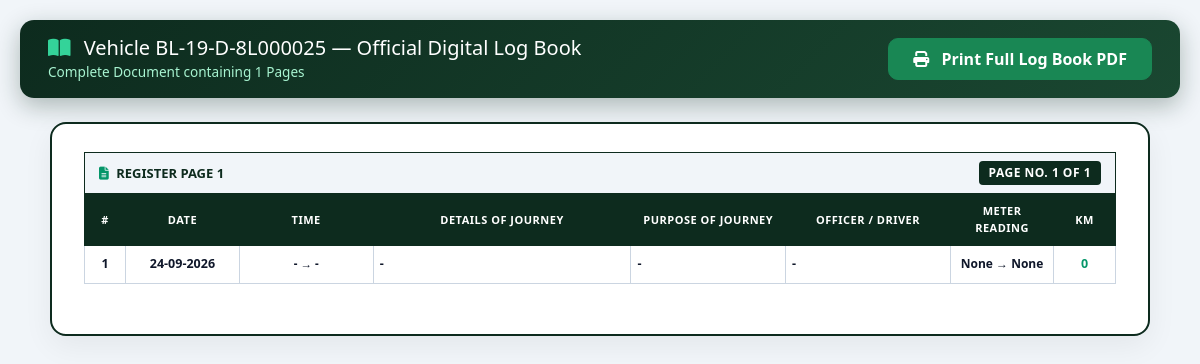
The app's page /logbook/vehicles/140/print-all/ (signed in) with its own data.
### logbook/models.py (models this page shows, shortened)
class Vehicle(models.Model):
    STATUS_CHOICES = (
        ("Active", "Active"),
        ("Inactive", "Inactive"),
    )
    vehicle_id_number = models.CharField(
        "Vehicle ID",
        max_length=100,
        blank=True,
        null=True
    )
    vehicle_name = models.CharField(
        max_length=100,
        unique=True,
        help_text="Name/identifier of the vehicle"
    )
    zone = models.ForeignKey(
        Zone,
        on_delete=models.SET_NULL,
        null=True,
        blank=True,
        related_name="vehicles",
        help_text="Zone this vehicle belongs to"
    )
    vehicle_type = models.CharField(
        max_length=100,
        blank=True,
        null=True
    )
    category = models.CharField(
        max_length=100,
        blank=True,
        null=True
    )
    status = models.CharField(
        max_length=30,
        choices=STATUS_CHOICES,
        default="Active"
    )
    driver = models.ForeignKey(
        'Driver',
        on_delete=models.SET_NULL,
        null=True,
        blank=True,
        related_name="assigned_vehicles"
    )
    created_at = models.DateTimeField(
        auto_now_add=True
    )
    updated_at = models.DateTimeField(
        auto_now=True
    )
    class Meta:
        ordering = ["vehicle_name"]
        verbose_name = "Vehicle"
        verbose_name_plural = "Vehicles"

class LogBookPage(models.Model):
    logbook = models.ForeignKey(
        LogBook,
        on_delete=models.CASCADE,
        related_name="pages"
    )
    page_number = models.PositiveIntegerField()
    pdf_page_count = models.PositiveIntegerField(
        default=1
    )
    created_at = models.DateTimeField(
        auto_now_add=True
    )
    class Meta:
        ordering = ["page_number"]
        unique_together = ("logbook", "page_number")
        verbose_name = "Log Book Page"
        verbose_name_plural = "Log Book Pages"

class LogBookEntry(models.Model):
    logbook = models.ForeignKey(
        LogBook,
        on_delete=models.CASCADE,
        related_name="entries"
    )
    page = models.ForeignKey(
        LogBookPage,
        on_delete=models.CASCADE,
        related_name="entries",
        null=True,
        blank=True
    )
    requisition = models.ForeignKey(
        VehicleRequisition,
        on_delete=models.SET_NULL,
        null=True,
        blank=True,
        related_name="logbook_entries"
    )
    signed_requisition = models.FileField(
        upload_to="signed_requisitions/",
        null=True,
        blank=True,
        verbose_name="Upload Document / File (PDF / Image)"
    )
    RECORD_TYPE_CHOICES = (
        ("Journey", "Journey"),
        ("Maintenance", "Maintenance"),
        ("Other", "Other"),
    )
    SERVICE_TYPE_CHOICES = (
        ("Tyre Replacement", "Tyre Replacement"),
        ("Oil Change", "Oil Change"),
        ("Battery Replacement", "Battery Replacement"),
        ("General Service", "General Service"),
        ("Repair", "Repair"),
        ("Inspection", "Inspection"),
        ("Other", "Other"),
    )
    record_type = models.CharField(
        max_length=50,
        choices=RECORD_TYPE_CHOICES,
        default="Journey",
        blank=True,
        null=True
    )
    service_type = models.CharField(
        max_length=100,
        choices=SERVICE_TYPE_CHOICES,
        blank=True,
        null=True
    )
    date = models.DateField(
        null=True,
        blank=True
    )
    time_from = models.TimeField(
        null=True,
        blank=True
    )
    time_to = models.TimeField(
        null=True,
        blank=True
    )
    details_of_journey = models.TextField(
        null=True,
        blank=True
    )
    purpose_of_journey = models.CharField(
        max_length=255,
        null=True,
        blank=True
    )
    officer_name = models.CharField(
        max_length=150,
        null=True,
        blank=True
    )
    driver_name = models.CharField(
        max_length=150,
        blank=True,
        null=True
    )
    meter_reading_from = models.PositiveIntegerField(
        null=True,
        blank=True
    )
    meter_reading_to = models.PositiveIntegerField(
        null=True,
        blank=True
    )
    km_covered = models.PositiveIntegerField(
        default=0
    )
    driver_signature = models.TextField(
        blank=True,
        null=True
    )
    fleet_officer_signature = models.TextField(
        blank=True,
        null=True
    )
    fuel_type = models.CharField(
        max_length=50,
        blank=True,
        null=True
    )
    pol_drawn = models.DecimalField(
        max_digits=10,
        decimal_places=2,
        default=0
    )
    remarks = models.TextField(
        blank=True,
        null=True
    )
    created_by = models.ForeignKey(
        User,
        on_delete=models.SET_NULL,
        null=True,
        blank=True,
        related_name="logbook_entries_created"
    )
    created_at = models.DateTimeField(
        auto_now_add=True
    )
    updated_at = models.DateTimeField(
        auto_now=True
    )
    class Meta:
        ordering = ["-date", "-time_from"]
        verbose_name = "Log Book Entry"
        verbose_name_plural = "Log Book Entries"

### logbook/views.py (the view)
# urls.py: path('vehicles/<int:vehicle_id>/print-all/', views.print_all_logbook_pages, name='print_all_logbook_pages'),
@login_required
def print_all_logbook_pages(request, vehicle_id):
    vehicle = get_object_or_404(Vehicle, id=vehicle_id)
    logbook = get_object_or_404(LogBook, vehicle=vehicle)
    pages = logbook.pages.all().prefetch_related("entries").order_by("page_number")
    return render(
        request,
        "logbook/print_all_pages.html",
        {
            "vehicle": vehicle,
            "logbook": logbook,
            "pages": pages,
        }
    )

### core/context_processors.py (called while the page is built)
def notifications_processor(request):
    if request.user.is_authenticated:
        unread_notifications = Notification.objects.filter(recipient=request.user, is_read=False)[:5]
        unread_count = Notification.objects.filter(recipient=request.user, is_read=False).count()
        return {
            'unread_notifications': unread_notifications,
            'unread_notifications_count': unread_count
        }
    return {}

### logbook/templates/logbook/print_all_pages.html (shortened to what this page needs)
<!DOCTYPE html>
<html lang="en">
<head>
    <link rel="stylesheet" href="https://cdn.jsdelivr.net/npm/bootstrap@5.3.2/dist/css/bootstrap.min.css">
    <link rel="stylesheet" href="https://cdnjs.cloudflare.com/ajax/libs/font-awesome/6.4.0/css/all.min.css">
</head>
<body>
    <div class="print-toolbar">
        <div>
            <h4 class="m-0 font-weight-bold" style="font-size:1.25rem;">
                <i class="fas fa-book-open me-2" style="color:#34d399;"></i>
                Vehicle {{ vehicle.vehicle_name }} — Official Digital Log Book
            </h4>
            <div style="font-size:0.85rem; color:#a7f3d0; margin-top:2px;">
                Complete Document containing {{ pages.count }} Pages
            </div>
        </div>
        <button onclick="window.print()" class="btn btn-success fw-bold px-4 py-2" style="border-radius:10px;">
            <i class="fas fa-print me-2"></i> Print Full Log Book PDF
        </button>
    </div>
    <div class="master-logbook-document">
        {% for page in pages %}
        <div class="logbook-page-block">
            <div class="logbook-page-header">
                <div>
                    <i class="fas fa-file-lines me-1" style="color:#059669;"></i>
                    REGISTER PAGE {{ page.page_number }}
                </div>
                <span class="logbook-page-badge">
                    PAGE NO. {{ page.page_number }} OF {{ pages.count }}
                </span>
            </div>
            <table class="register-table">
                <thead>
                    <tr>
                        <th style="width: 4%;">#</th>
                        <th style="width: 11%;">Date</th>
                        <th style="width: 13%;">Time</th>
                        <th style="width: 25%;">Details of Journey</th>
                        <th style="width: 15%;">Purpose of Journey</th>
                        <th style="width: 16%;">Officer / Driver</th>
                        <th style="width: 10%;">Meter Reading</th>
                        <th style="width: 6%;">KM</th>
                    </tr>
                </thead>
                <tbody>
                    {% for entry in page.entries.all %}
                    <tr>
                        <td class="text-center">{{ forloop.counter }}</td>
                        <td class="text-center">{{ entry.date|date:"d-m-Y" }}</td>
                        <td class="text-center" style="font-size:11.5px;">
                            {% if entry.time_from %}{{ entry.time_from|time:"h:i A" }}{% else %}-{% endif %} &rarr; {% if entry.time_to %}{{ entry.time_to|time:"h:i A" }}{% else %}-{% endif %}
                        </td>
                        <td>{{ entry.details_of_journey|default:"-" }}</td>
                        <td>{{ entry.purpose_of_journey|default:"-" }}</td>
                        <td>
                            <div><strong>{{ entry.officer_name|default:"-" }}</strong></div>
                        </td>
                        <td class="text-center" style="font-size:12px;">
                            {{ entry.meter_reading_from }} &rarr; {{ entry.meter_reading_to }}
                        </td>
                        <td class="text-center fw-bold" style="color:#059669;">
                            {{ entry.km_covered }}
                        </td>
                    </tr>
                    {% empty %}
                    <tr>
                        <td colspan="8" class="text-center text-muted py-2" style="font-style:italic; font-size:12px;">
                            Page {{ page.page_number }} — No entries recorded on this page yet.
                        </td>
                    </tr>
                    {% endfor %}
                </tbody>
            </table>
        </div>
        {% endfor %}
    </div>
</body>
</html>

### logbook/templates/logbook/print_all_pages.html (style rules this page uses)
body { background-color: #f1f5f9; font-family: 'Segoe UI', Arial, sans-serif; color: #0f172a; padding: 20px; margin: 0; }
.print-toolbar { background: linear-gradient(135deg, #0d2b1e 0%, #1a4731 100%); color: white; padding: 16px 28px; border-radius: 14px; margin-bottom: 24px; display: flex; justify-content: space-between; align-items: center; box-shadow: 0 8px 24px rgba(13,43,30,0.3); }
.master-logbook-document { background: white; border: 2px solid #0d2b1e; border-radius: 16px; padding: 28px 32px; box-shadow: 0 10px 30px rgba(0,0,0,0.06); max-width: 1100px; margin: 0 auto; }
.logbook-page-block { margin-bottom: 22px; }
.logbook-page-header { background: #f1f5f9; border: 1.5px solid #0d2b1e; border-bottom: none; padding: 8px 14px; display: flex; justify-content: space-between; align-items: center; font-weight: 800; font-size: 13px; color: #0d2b1e; }
.logbook-page-badge { background: #0d2b1e; color: white; padding: 3px 10px; border-radius: 4px; font-size: 12px; font-weight: 800; letter-spacing: 0.5px; }
.register-table { width: 100%; border-collapse: collapse; border: 1.5px solid #0d2b1e; font-size: 12.5px; }
.register-table th { background: #0d2b1e; color: white; text-transform: uppercase; font-size: 11px; font-weight: 800; letter-spacing: 0.5px; padding: 9px 6px; border: 1px solid #0d2b1e; text-align: center; vertical-align: middle; }
.register-table td { padding: 9px 6px; border: 1px solid #cbd5e1; vertical-align: top; color: #0f172a; font-weight: 600; }

### records on screen
Vehicle: vehicle_name "BL-19-D-8L000025"
LogBookPage: page_number "1", count "1"
LogBookEntry: date "24-09-2026", details_of_journey "-", purpose_of_journey "-", officer_name "-", meter_reading_from "None", meter_reading_to "None", km_covered "0"

### other values on screen
{{ pages.count }} "1"
